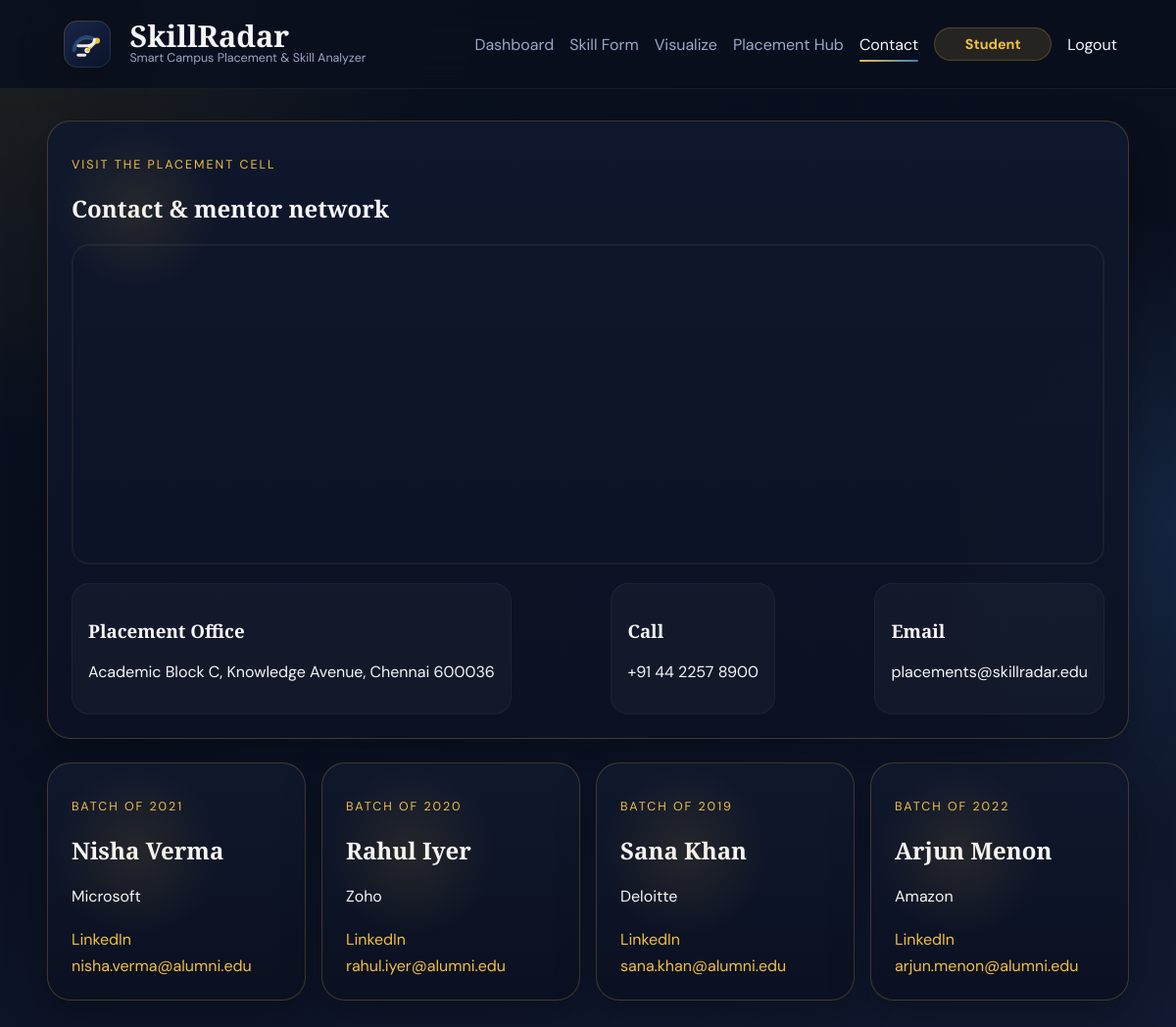
The page /contact (signed in) on the database its author committed.
### tables this page shows
CREATE TABLE users (
            id INTEGER PRIMARY KEY AUTOINCREMENT,
            name VARCHAR(120) NOT NULL,
            email VARCHAR(150) NOT NULL UNIQUE,
            password_hash VARCHAR(255) NOT NULL,
            role TEXT NOT NULL DEFAULT 'student' CHECK (role IN ('student', 'officer')),
            cgpa DECIMAL(3,2) DEFAULT NULL,
            roll_number VARCHAR(50) DEFAULT NULL UNIQUE,
            department VARCHAR(100) DEFAULT NULL,
            passout_year INTEGER DEFAULT NULL,
            created_at TIMESTAMP DEFAULT CURRENT_TIMESTAMP
        );

CREATE TABLE contact_settings (
            id INTEGER PRIMARY KEY,
            map_embed_url VARCHAR(500) NOT NULL,
            office_address VARCHAR(255) NOT NULL,
            phone VARCHAR(50) NOT NULL,
            email VARCHAR(150) NOT NULL,
            updated_at TIMESTAMP DEFAULT CURRENT_TIMESTAMP
        );

CREATE TABLE alumni_mentors (
            id INTEGER PRIMARY KEY AUTOINCREMENT,
            name VARCHAR(120) NOT NULL,
            batch VARCHAR(80) NOT NULL,
            company VARCHAR(120) NOT NULL,
            linkedin VARCHAR(255) NOT NULL,
            email VARCHAR(150) NOT NULL,
            created_at TIMESTAMP DEFAULT CURRENT_TIMESTAMP
        );

### app.py (the view)
    @app.route("/contact")
    @login_required
    def contact():
        return render_template("contact.html", mentors=get_all_alumni_mentors(app), contact_settings=get_contact_settings(app))

### models.py (called while the page is built, shortened)
def resolve_database_url(app=None):
    if app is not None and getattr(app, "config", None):
        return (app.config.get("DATABASE_URL") or "").strip()
    return DATABASE_URL

def resolve_db_path(app=None):
    if app is not None and getattr(app, "config", None):
        return app.config.get("DB_PATH", DB_PATH)
    return DB_PATH

def get_db_backend(app=None):
    return "postgres" if resolve_database_url(app) else "sqlite"

def get_connection(app=None):
    backend = get_db_backend(app)
    db_path = resolve_db_path(app)
    conn = sqlite3.connect(db_path)
    conn.row_factory = sqlite3.Row
    return conn

def _prepare_query(app, query):
    if get_db_backend(app) == "postgres":
        return query.replace("?", "%s")
    return query

def dict_from_row(row):
    if row is None:
        return None
    return dict(row)

def fetch_one(app, query, params=None):
    conn = get_connection(app)
    try:
        if get_db_backend(app) == "postgres":
            with conn.cursor(cursor_factory=RealDictCursor) as cursor:
                cursor.execute(_prepare_query(app, query), params or ())
                result = cursor.fetchone()
                return dict(result) if result else None
        cursor = conn.cursor()
        cursor.execute(query, params or ())
        result = cursor.fetchone()
        return dict_from_row(result) if result else None
    finally:
        conn.close()

def fetch_all(app, query, params=None):
    conn = get_connection(app)
    try:
        if get_db_backend(app) == "postgres":
            with conn.cursor(cursor_factory=RealDictCursor) as cursor:
                cursor.execute(_prepare_query(app, query), params or ())
                return [dict(row) for row in cursor.fetchall()]
        cursor = conn.cursor()
        cursor.execute(query, params or ())
        return [dict_from_row(row) for row in cursor.fetchall()]
    finally:
        conn.close()

def get_contact_settings(app):
    ensure_contact_settings_table(app)
    return fetch_one(app, "SELECT * FROM contact_settings WHERE id = 1")

def get_all_alumni_mentors(app):
    ensure_alumni_mentors_table(app)
    return fetch_all(app, "SELECT * FROM alumni_mentors ORDER BY id ASC")

def get_user_by_id(app, user_id):
    ensure_users_table(app)
    record = fetch_one(app, "SELECT * FROM users WHERE id = ?", (user_id,))
    return User(record) if record else None

### templates/contact.html (shortened to what this page needs)
{% extends 'base.html' %}
{% block content %}
<section class="contact-page">
    <div class="card map-card premium-surface contact-hero-card">
        <p class="eyebrow">Visit the placement cell</p>
        <h1>Contact & mentor network</h1>
        <div class="map-wrap">
            <iframe
                src="{{ contact_settings.map_embed_url }}"
                width="100%"
                height="320"
                style="border:0;"
                allowfullscreen=""
                loading="lazy"
></iframe>
        </div>
        <div class="office-details">
            <div>
                <h3>Placement Office</h3>
                <p>{{ contact_settings.office_address }}</p>
            </div>
            <div>
                <h3>Call</h3>
                <p>{{ contact_settings.phone }}</p>
            </div>
            <div>
                <h3>Email</h3>
                <p>{{ contact_settings.email }}</p>
            </div>
        </div>
    </div>
    <div class="mentor-grid">
        {% for mentor in mentors %}
            <article class="card mentor-card premium-mentor-card">
                <p class="eyebrow">{{ mentor.batch }}</p>
                <h2>{{ mentor.name }}</h2>
                <p>{{ mentor.company }}</p>
                <a href="{{ mentor.linkedin }}" target="_blank" rel="noopener noreferrer">LinkedIn</a>
                <a href="mailto:{{ mentor.email }}">{{ mentor.email }}</a>
            </article>
        {% endfor %}
    </div>
</section>
{% endblock %}

### templates/base.html (shortened to what this page needs)
<!DOCTYPE html>
<html lang="en">
<head>
    <link rel="stylesheet" href="{{ url_for('static', filename='css/style.css') }}">
</head>
<body>
    <div class="page-shell">
        <nav class="navbar">
            <a class="brand" href="{{ url_for('home') }}">
                <img class="brand-logo" src="{{ url_for('static', filename='img/skillradar-logo.svg') }}" alt="SkillRadar logo">
                <span class="brand-copy">
                    <strong>SkillRadar</strong>
                    <small>Smart Campus Placement &amp; Skill Analyzer</small>
                </span>
            </a>
            <div class="nav-links">
                {% if current_user.is_authenticated %}
                    {% if current_user.role == 'student' %}
                        <a class="{% if request.endpoint == 'dashboard' %}active{% endif %}" href="{{ url_for('dashboard') }}">Dashboard</a>
                        <a class="{% if request.endpoint == 'skill_form' %}active{% endif %}" href="{{ url_for('skill_form') }}">Skill Form</a>
                        <a class="{% if request.endpoint == 'visualize' %}active{% endif %}" href="{{ url_for('visualize') }}">Visualize</a>
                    {% endif %}
                    <a class="{% if request.endpoint == 'placement_hub' %}active{% endif %}" href="{{ url_for('placement_hub') }}">Placement Hub</a>
                    <a class="{% if request.endpoint == 'contact' %}active{% endif %}" href="{{ url_for('contact') }}">Contact</a>
                    <span class="role-badge">{{ current_user.role|title }}</span>
                    <a class="nav-cta" href="{{ url_for('logout') }}">Logout</a>
                {% else %}
                    <a class="{% if request.endpoint in ['login', 'student_login', 'officer_login'] %}active{% endif %}" href="{{ url_for('login') }}">Login</a>
                    <a class="nav-cta {% if request.endpoint == 'register' %}active{% endif %}" href="{{ url_for('register') }}">Register</a>
                {% endif %}
            </div>
        </nav>
        <main class="main-content">
            {% if error_message %}
                <section class="card centered-card">
                    <h1>Access Restricted</h1>
                    <p>{{ error_message }}</p>
                    <a class="button" href="{{ url_for('home') }}">Return Home</a>
                </section>
            {% else %}
                {% block content %}{% endblock %}
            {% endif %}
        </main>
    </div>
</body>
</html>

### static/css/style.css (style rules this page uses)
:root { --bg: #0a0f1e; --panel: #10182d; --panel-soft: #15203a; --border: rgba(240, 192, 64, 0.22); --border-strong: rgba(240, 192, 64, 0.45); --text: #f7f7fb; --muted: #9ba8c7; --gold: #f0c040; --blue: #4da3ff; --danger: #e56b6f; --success: #4fce8f; --shadow: 0 16px 40px rgba(0, 0, 0, 0.28); }
* { box-sizing: border-box; }
html { scroll-behavior: smooth; }
body { margin: 0; font-family: 'DM Sans', sans-serif; background: radial-gradient(circle at top left, rgba(240, 192, 64, 0.1), transparent 28%), radial-gradient(circle at right center, rgba(77, 163, 255, 0.12), transparent 24%), linear-gradient(160deg, #08101e 0%, #0a0f1e 44%, #111a32 100%); color: var(--text); min-height: 100vh; animation: fadeIn 0.55s ease; }
a { color: inherit; text-decoration: none; }
.page-shell { min-height: 100vh; }
.navbar { position: sticky; top: 0; z-index: 20; display: flex; justify-content: space-between; align-items: center; gap: 1rem; padding: 1rem 5vw; background: rgba(10, 15, 30, 0.88); backdrop-filter: blur(16px); border-bottom: 1px solid rgba(255, 255, 255, 0.06); }
.brand { display: flex; align-items: center; gap: 0.9rem; }
.brand strong, h1, h2, h3 { font-family: 'Playfair Display', serif; }
.brand small { display: block; color: var(--muted); font-size: 0.78rem; }
.brand-logo { width: 58px; height: 58px; flex: 0 0 auto; filter: drop-shadow(0 10px 22px rgba(0, 0, 0, 0.28)); }
.brand-copy strong { display: block; font-size: 1.9rem; line-height: 0.95; }
.nav-links { display: flex; align-items: center; gap: 1rem; flex-wrap: wrap; }
.nav-links a { color: var(--muted); }
.nav-cta { color: var(--text) !important; }
.nav-links a.active { color: var(--text); position: relative; }
.nav-links a.active::after { content: ""; position: absolute; left: 0; right: 0; bottom: -0.45rem; height: 2px; border-radius: 999px; background: linear-gradient(90deg, var(--gold), rgba(77, 163, 255, 0.75)); }
.main-content { width: min(1200px, 92vw); margin: 2rem auto 3rem; }
.card { background: linear-gradient(180deg, rgba(16, 24, 45, 0.96), rgba(12, 18, 35, 0.96)); border: 1px solid var(--border); border-radius: 24px; padding: 1.5rem; box-shadow: var(--shadow); transition: transform 0.24s ease, border-color 0.24s ease, box-shadow 0.24s ease; }
.eyebrow { color: var(--gold); text-transform: uppercase; letter-spacing: 0.16em; font-size: 0.78rem; margin-bottom: 0.6rem; }
.role-badge, .metric-badge, .status-pill { display: inline-flex; align-items: center; justify-content: center; padding: 0.45rem 0.85rem; border-radius: 999px; font-size: 0.9rem; font-weight: 700; min-width: 120px; text-align: center; }
.role-badge { background: rgba(240, 192, 64, 0.12); border: 1px solid var(--border); color: var(--gold); }
.auth-layout, .dashboard-layout, .visualize-page, .placement-page, .contact-page, .officer-page, .form-page { display: grid; gap: 1.5rem; }
.summary-grid, .mentor-grid, .company-grid { display: grid; gap: 1rem; }
.premium-surface, .premium-sidebar, .premium-company-card, .premium-mentor-card, .contact-hero-card, .contact-settings-card, .company-create-card, .account-control-card, .skill-form-card, .insight-grid-card { position: relative; overflow: hidden; }
.premium-surface::before, .premium-sidebar::before, .premium-company-card::before, .premium-mentor-card::before, .contact-hero-card::before, .contact-settings-card::before, .company-create-card::before, .account-control-card::before, .skill-form-card::before, .insight-grid-card::before { content: ""; position: absolute; inset: 0 auto auto 0; width: 180px; height: 180px; background: radial-gradient(circle, rgba(240, 192, 64, 0.1), transparent 68%); pointer-events: none; }
.company-head, .company-meta, .office-details { display: flex; justify-content: space-between; gap: 0.8rem; flex-wrap: wrap; }
.map-wrap { overflow: hidden; border-radius: 18px; border: 1px solid rgba(255, 255, 255, 0.06); margin: 1rem 0 1.2rem; box-shadow: inset 0 0 0 1px rgba(240, 192, 64, 0.06); }
.mentor-grid { grid-template-columns: repeat(auto-fit, minmax(220px, 1fr)); }
.premium-mentor-card { background: linear-gradient(180deg, rgba(16, 24, 45, 0.98), rgba(11, 17, 33, 0.98)), radial-gradient(circle at top left, rgba(240, 192, 64, 0.08), transparent 32%); }
.mentor-card a { color: var(--gold); margin-right: 1rem; display: inline-block; margin-top: 0.4rem; }
.contact-hero-card .office-details > div { padding: 1rem; border-radius: 18px; background: rgba(255, 255, 255, 0.03); border: 1px solid rgba(255, 255, 255, 0.04); }

### rows shown on the page
users: role "Student"
contact_settings: office_address "Academic Block C, Knowledge Avenue, Chennai 600036", phone "+91 44 2257 8900", email "placements@skillradar.edu"
alumni_mentors: batch "BATCH OF 2021", name "Nisha Verma", company "Microsoft", email "nisha.verma@alumni.edu"
alumni_mentors: batch "BATCH OF 2020", name "Rahul Iyer", company "Zoho", email "rahul.iyer@alumni.edu"
alumni_mentors: batch "BATCH OF 2019", name "Sana Khan", company "Deloitte", email "sana.khan@alumni.edu"
alumni_mentors: batch "BATCH OF 2022", name "Arjun Menon", company "Amazon", email "arjun.menon@alumni.edu"
